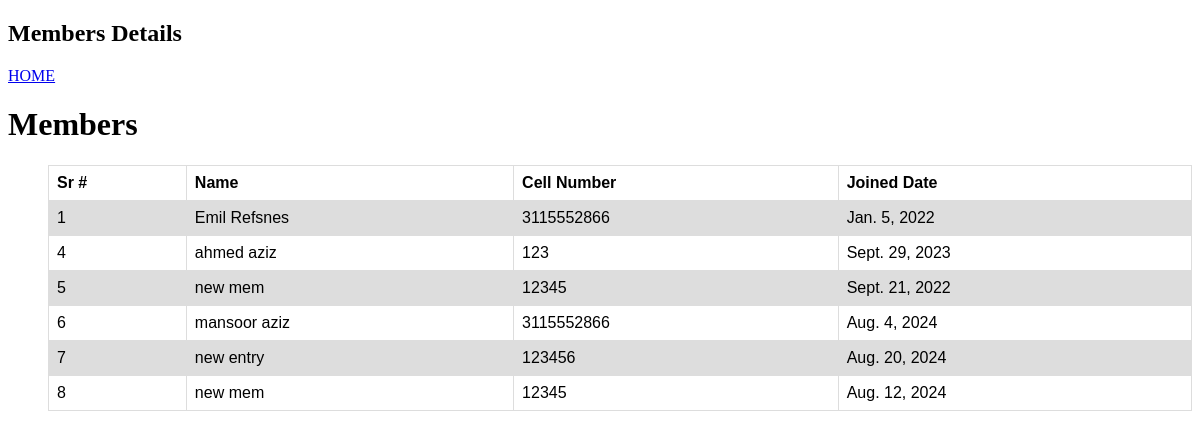
Page /members/ (signed in) on the earlier database version.
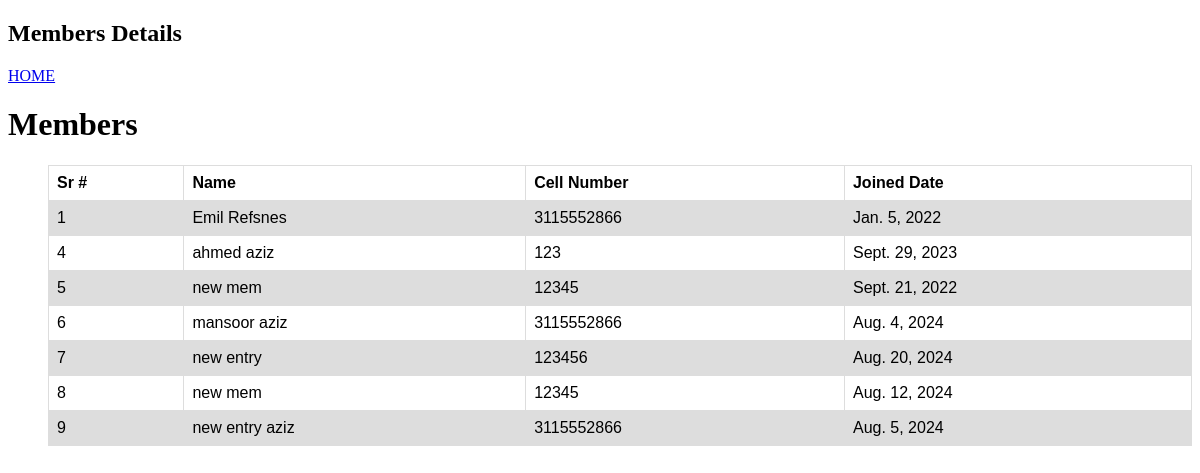
Same page on the later database version.
### members/models.py (models this page shows, shortened)
class Member(models.Model):
  firstname = models.CharField(max_length=255)
  lastname = models.CharField(max_length=255)
  phone = models.IntegerField(null=True)
  joined_date = models.DateField(null=True)

### members/views.py (the view)
# urls.py: path('members/', views.members, name='members'),
@login_required(login_url='% login %')
def members(request):
  mymembers = Member.objects.all().values()
  template = loader.get_template('myfirst.html')
  context = {
    'mymembers': mymembers,
  }
  return HttpResponse(template.render(context, request))

### members/templates/myfirst.HTML (shortened to what this page needs)
<!-- {% extends "master.html" %}
{% block content %}-->
<!DOCTYPE html>
<html>
<head>
</head>
<body>
<h2>Members Details</h2>
<p><a href="/">HOME</a></p>
  <h1>Members</h1>
  <ul>
    <table>
      <tr>
        <th>Sr #</th>
        <th>Name</th>
        <th>Cell Number</th>
        <th>Joined Date</th>
      </tr>
       {% for x in mymembers %}
        <tr>
          <td>{{x.id}}</td>
          <td>{{ x.firstname }} {{ x.lastname }}</td>
          <td>{{x.phone}}</td>
          <td>{{x.joined_date}}</td>
        </tr>
       {% endfor %}
    </table>
  </ul>
{% endblock %}

### members/templates/master.html (shortened to what this page needs)
{% block content %}
{% endblock %}
</body>
</html>

### members/templates/myfirst.HTML (style rules this page uses)
table { font-family: arial, sans-serif; border-collapse: collapse; width: 100%; }
td, th { border: 1px solid #dddddd; text-align: left; padding: 8px; }
tr:nth-child(even) { background-color: #dddddd; }

Differences in the rows shown:
added Member: id "9", firstname "new entry", lastname "aziz", phone "3115552866", joined_date "Aug. 5, 2024"
